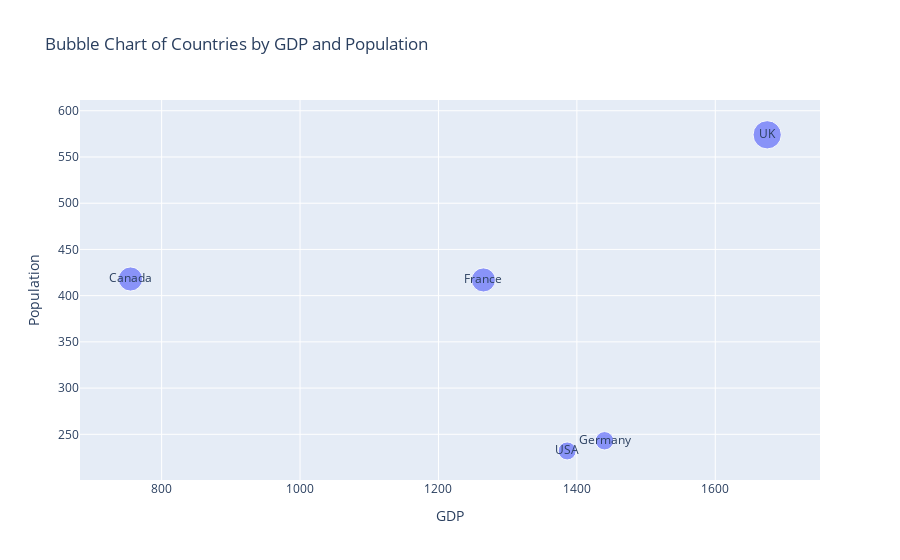

The cell this chart's notebook holds for it:
### Code cell
#Q5). Using the given dataset, create a bubble chart to represent each country's population (y-axis), GDP (x-axis), and bubble size proportional to the population.
# np.random.seed(25)
# data = {'Country': ['USA', 'Canada', 'UK', 'Germany', 'France'],
# 'Population': np.random.randint(100,1000,5), 'GDP' : np.random.randint(500,2000,5)}
# df = pd.DataFrame(data)

#A5). Creating a bubble chart to represent each country's population (y-axis), GDP (x-axis), and bubble size proportional to the population.
import plotly.express as px
np.random.seed(25)
data = {
    'Country': ['USA', 'Canada', 'UK', 'Germany', 'France'],
    'Population': np.random.randint(100, 1000, 5),
    'GDP': np.random.randint(500, 2000, 5)
}
df = pd.DataFrame(data)
print(df)
fig = px.scatter(df, x = 'GDP', y = 'Population', size = 'Population', text = 'Country', title = 'Bubble Chart of Countries by GDP and Population', labels={'GDP': 'GDP (in billions)', 'Population': 'Population (in millions)'})
fig.update_layout(xaxis_title = 'GDP',
                  yaxis_title = 'Population',
                  showlegend = False)
fig.show()

### Figure 1 — Plotly figure (JSON) as saved in the notebook; plotly's stock layout.template omitted (floating-point values rounded to 4 significant figures)
{"data": [{"hovertemplate": "GDP (in billions)=%{x}<br>Population (in millions)=%{marker.size}<br>Country=%{text}<extra></extra>", "legendgroup": "", "marker": {"color": "#636efa", "size": [232, 418, 574, 243, 417], "sizemode": "area", "sizeref": 1.435, "symbol": "circle"}, "mode": "markers+text", "name": "", "orientation": "v", "showlegend": false, "text": ["USA", "Canada", "UK", "Germany", "France"], "type": "scatter", "x": [1386, 755, 1675, 1440, 1265], "xaxis": "x", "y": [232, 418, 574, 243, 417], "yaxis": "y"}], "layout": {"legend": {"itemsizing": "constant", "tracegroupgap": 0}, "showlegend": false, "title": {"text": "Bubble Chart of Countries by GDP and Population"}, "xaxis": {"anchor": "y", "domain": [0, 1], "title": {"text": "GDP"}}, "yaxis": {"anchor": "x", "domain": [0, 1], "title": {"text": "Population"}}}}
